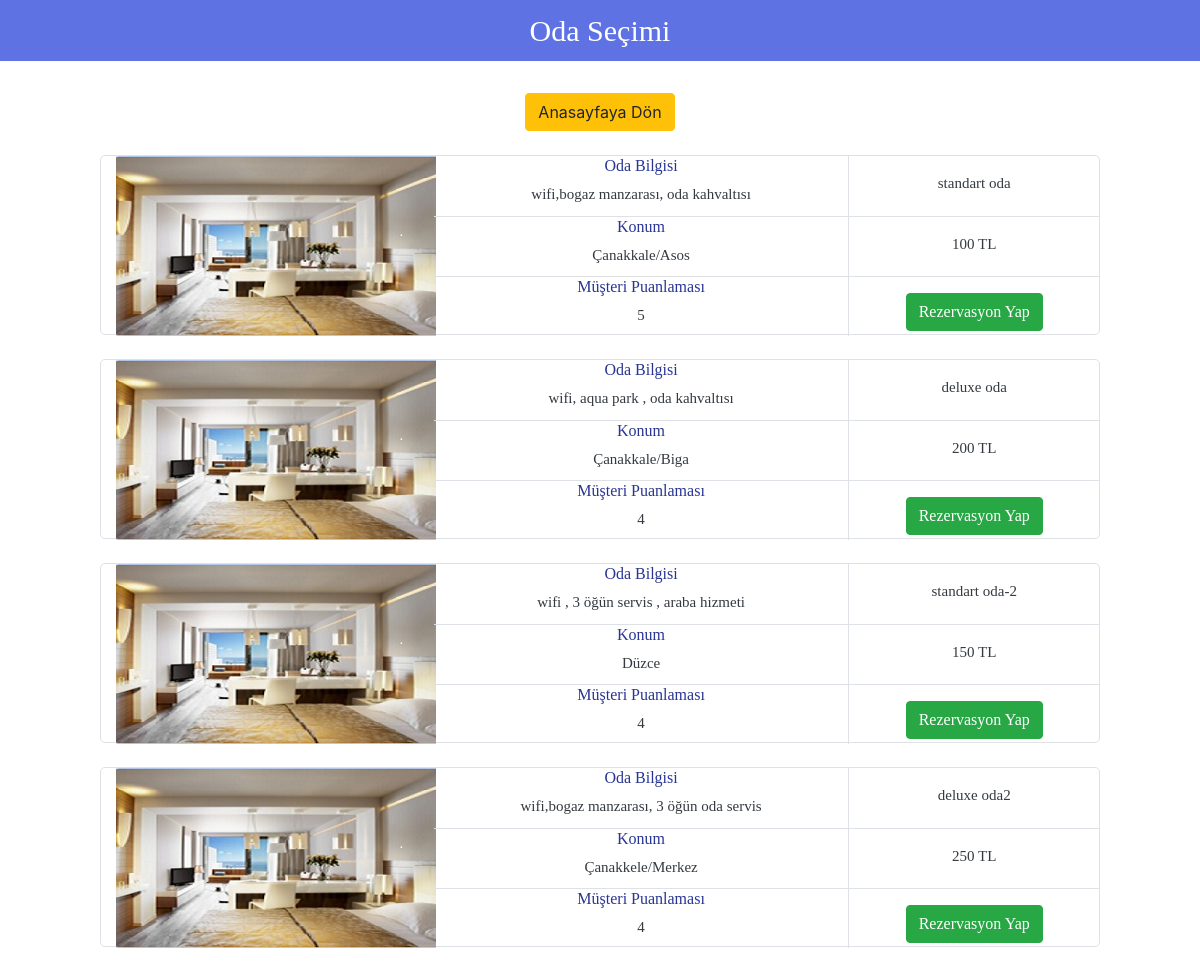
/odalar.php, run on the app's committed database.
### tables this page shows
CREATE TABLE `odalar` (
  `id` int(11) NOT NULL,
  `ad` varchar(50) NOT NULL,
  `fiyat` float NOT NULL,
  `ozellik` text NOT NULL,
  `konum` text NOT NULL,
  `degerlendirme` int(11) NOT NULL
);

### fonksiyonlar/fonksiyon.php (the view, shortened to what this page needs)
<?php
class oteliskelet{
  private function sorgum($vt,$sorgu,$tercih) {
    $a=$sorgu;
    $b=$vt->prepare($a);
    $b->execute();
    if($tercih==1):
    return	$c=$b->get_result();
    endif;
  }
  function odalaricek($dv) {
  $odalar="select * from odalar";
  $sonuc=$this->sorgum($dv,$odalar,1);
  while($odasonuc=$sonuc->fetch_assoc()):
    echo'
    <div class="col-md-10 border border-muted bg-white mx-auto mb-4  text-dark" id="oda2" >
      <div class="row" >
      <div class="col-md-4 border-right border-muted"><img src="dosyalar/img/deneme.png" class="img-responsive" alt="Responsive image"></div>
  <div class="col-md-5 border-right border-muted" >
    <div class="row">
      <div class="col-md-12  mx-auto  text-center" id="oda3"><h6>Oda Bilgisi</h6> '.$odasonuc["ozellik"].'</div>
      <div class="col-md-12 border-top border-muted mx-auto  text-center "id="oda3"><center><h6>Konum</h6></center> '.$odasonuc["konum"].'</div>
      <div class="col-md-12 border-top border-muted mx-auto  text-center "id="oda3"><center><h6>Müşteri Puanlaması</h6></center> '.$odasonuc["degerlendirme"].'</div>
   </div>
 </div>
    <div class="col-md-3">
    <div class="row">
    <div class="col-md-12   mx-auto text-center p-3"id="oda3">'.$odasonuc["ad"].'</div>
    <div class="col-md-12 border-top border-muted mx-auto text-center p-3 "id="oda3">'.$odasonuc["fiyat"].' TL</div>
    <div class="col-md-12 border-top border-muted mx-auto text-center p-3 "id="oda3">	<a href="pdo/ekle.php" class="btn btn-success ">Rezervasyon Yap</a></div>
    </div>
    </div>
    </div>
    </div>';
  endwhile;
}
}
?>

### odalar.php (shortened to what this page needs)
<?php
include("fonksiyonlar/fonksiyon.php");
	$oteliskelet=new oteliskelet;
?>
<!DOCTYPE html PUBLIC "-//W3C//DTD XHTML 1.0 Transitional//EN" "http://www.w3.org/TR/xhtml1/DTD/xhtml1-transitional.dtd">
<html xmlns="http://www.w3.org/1999/xhtml">
<head>
<link rel="stylesheet" href="dosyalar/bootstrap.css" >
<link rel="stylesheet" href="dosyalar/style.css" >
</head>
<body>
	<div class="container-fluid ">
		<div class="row ">
			 <div class="col-md-12 border-dark mx-auto p-2 mb-4 text-center" id="div1" >Oda Seçimi</div>
		</div>
		<div class="form-group text-center btn-lg">
         <a href="http://localhost/otelcomu/uyeindex.php">   <input type="button" class="btn btn-warning" value="Anasayfaya Dön"></a>
       </div>
			  		<div class="row">
 						<?php
						$oteliskelet->odalaricek($db);
 					?>
					</div>
  </div>
</body>
</html>

### dosyalar/style.css (style rules this page uses)
body { height: 100%; width: 100%; position: absolute; }

### odalar.php (style rules this page uses)
#oda2 { height: 180px; border-radius: 5px; font-size: 15px; font-family:Comic Sans MS; color:#DD2C00; }
h6 { color: #283593; }
#oda3 { height:60px; }
#div1 { background-color:#5e72e4; min-height:50px; color:#fff; font-size: 30px; font-family:Comic Sans MS; }

### data on the page
odalar: ozellik "wifi,bogaz manzarası, oda kahvaltısı", konum "Çanakkale/Asos", degerlendirme "5", ad "standart oda", fiyat "100"
odalar: ozellik "wifi, aqua park , oda kahvaltısı", konum "Çanakkale/Biga", degerlendirme "4", ad "deluxe oda", fiyat "200"
odalar: ozellik "wifi , 3 öğün servis , araba hizmeti", konum "Düzce", degerlendirme "4", ad "standart oda-2", fiyat "150"
odalar: ozellik "wifi,bogaz manzarası, 3 öğün oda servis", konum "Çanakkele/Merkez", degerlendirme "4", ad "deluxe oda2", fiyat "250"
